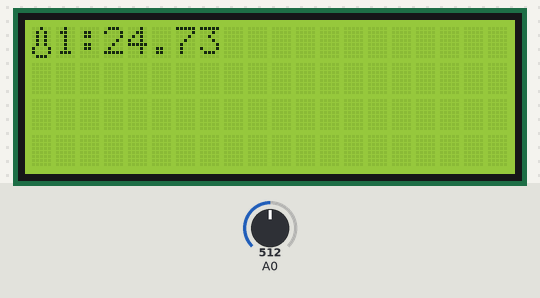
Simulated run of this sketch. Board: Arduino Uno, built with avr-gcc and run on an emulated ATmega328P. On the bench: 20×4 character LCD. The inputs (shaded band) are chosen by the test bench; at power-on: A0 = 512. What the sketch prints to the serial monitor is not drawn.

Above: at 1.2 s.
1.3 s: A0 set to 716
At 2.4 s:
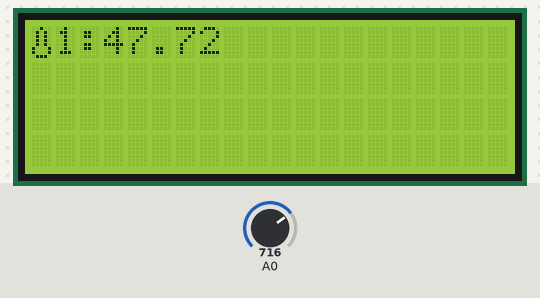
3.6 s: A0 set to 900
At 4.7 s:
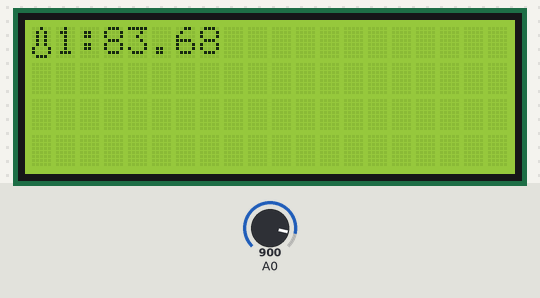
5.6 s: A0 set to 1023
At 7.1 s:
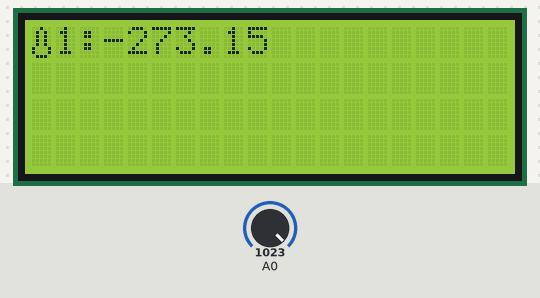
Timing chart, 0 to 8.6 s (numbered marks = the images above; inputs shaded):
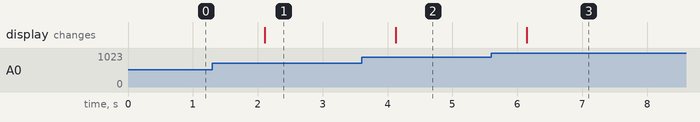

The sketch:

Temperature_sensor.ino
```cpp
#include <LiquidCrystal_I2C.h>
#include <Wire.h>
#include <math.h>

int Vo;
float R1 = 10000;
float logR2, R2, T, Tc1, Tc2, Tc3, Tc4, Tc5, Tc6, Tf;
float c1 = 1.009249522e-03, c2 = 2.378405444e-04, c3 = 2.019202697e-07;

LiquidCrystal_I2C lcd(0x27, 20, 4);

byte customChar[] = {
  B00100,
  B01010,
  B01010,
  B01010,
  B01010,
  B10001,
  B10001,
  B01110
};

void setup() {
  lcd.init();
  lcd.createChar(0, customChar);
  //lcd.createChar(1, customChar);
  lcd.home();

  lcd.backlight();

  Serial.begin(9600);
}

void loop() {

  Vo = analogRead(A0);
  R2 = R1 * (1023.0 / (float)Vo - 1.0);
  logR2 = log(R2);
  T = (1.0 / (c1 + c2*logR2 + c3*logR2*logR2*logR2));
  Tc1 = T - 273.15;
  Tf = (Tc1 * 9.0)/ 5.0 + 32.0;
  lcd.setCursor(0,0);
  lcd.write(0);
  lcd.print("1:");

  lcd.print(Tc1);
  lcd.print(" ");

  Serial.println(Tc1);

  delay(1000);
}
```

Measured:
- after the input at 1.3 s, the display: changes after 0.81 s (image 1)
- after the input at 3.6 s, the display: changes after 0.53 s (image 2)
- after the input at 5.6 s, the display: changes after 0.55 s (image 3)
